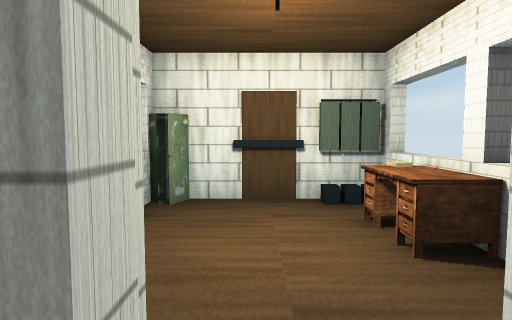
View 1 (above)

12 first-person views from a walk through a 3-D level made in the Unity game engine. The camera is 1.3 m above the floor, tilts 4° down and sees 75° across. The floor is counted in squares, 1 m on a side. Each view is taken from the middle of a square. On the plan, view 1 faces up. The plan holds only what a view shows up to about 14 squares ahead; the rest is blank.

View 2
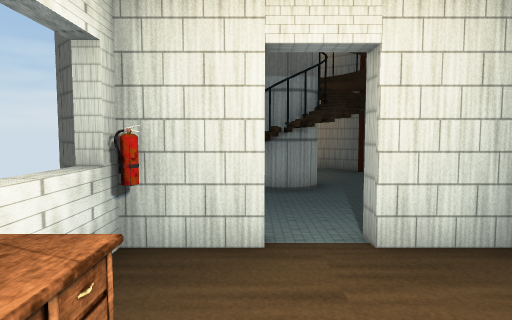

View 3
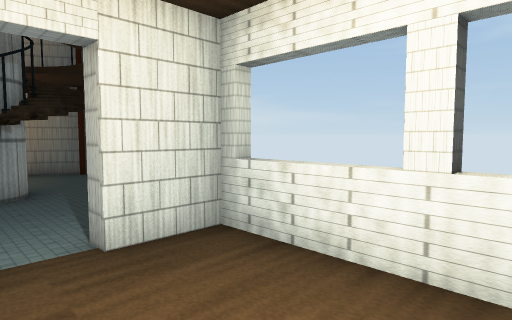

View 4
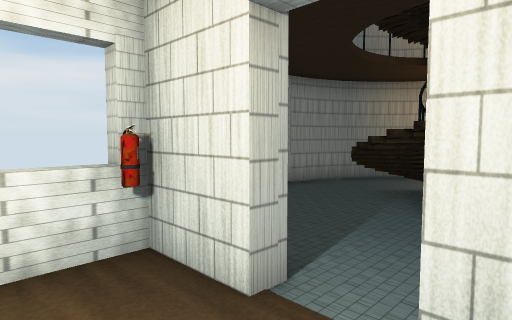

View 5
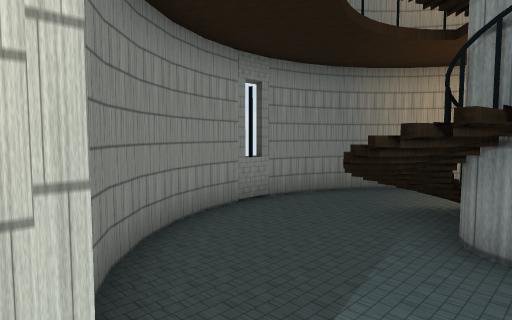

View 6
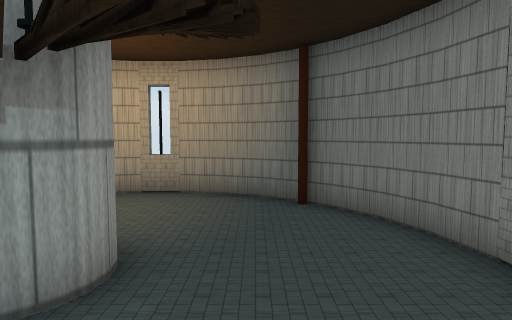

View 7
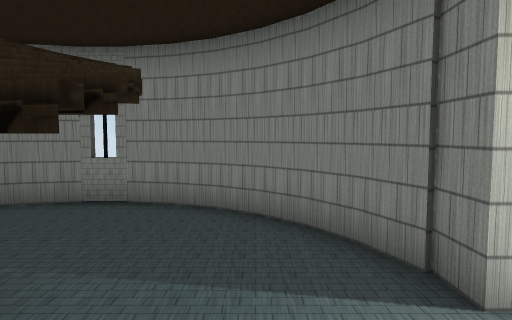

View 8
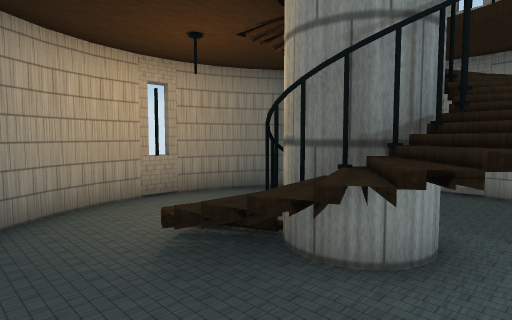

View 9
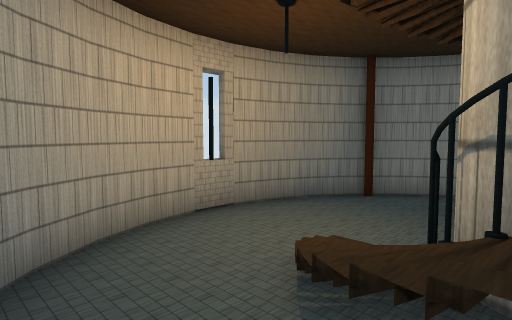

View 10
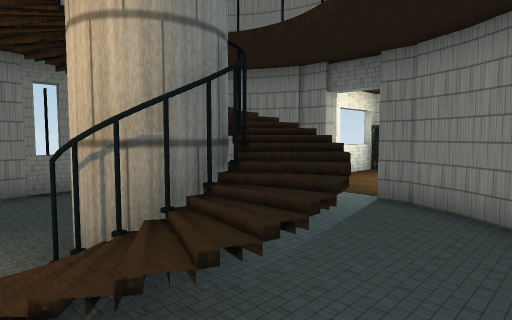

View 11
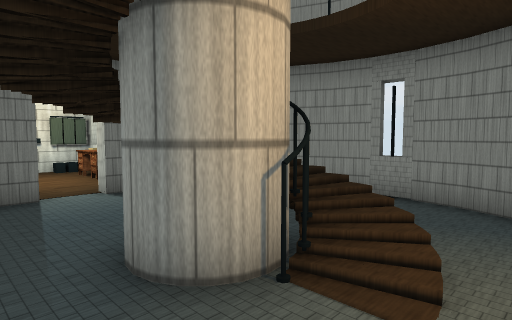

View 12
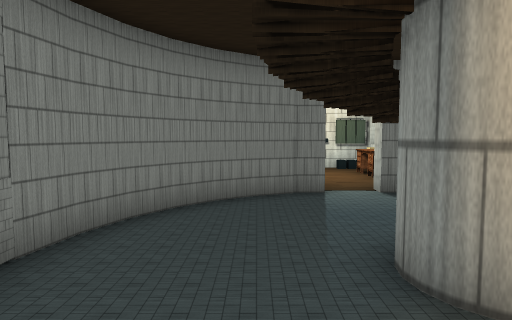

### Floor plan
Points are (right, up) in squares from view 1. A wall is a line through its corners. A room is listed if a view was taken in it or the views show most of it. See-through windows are left out.
Room 1 (views 1, 2, 3, 4, 5, 7)
walls: (1.6, 0.7) (0.9, 0.7) (0.9, 1.2) (2.6, 1.2) (2.6, 6.8) (-2.1, 6.8) (-2.1, 1.2) (-0.4, 1.2) (-0.4, 0.7) (-1.2, 0.7); (-1, 0.7) (-2, 0.2); (1, 6.6) (-0.5, 6.6); (3.3, -0.3) (2.5, 0.3); (3, 6.6) (1.2, 6.6)
ways out: opening at (-1, -1) to room 2; opening at (3, -1) to room 2
objects: other object (2, 4) to (2, 5)
Room 2 (views 6, 8, 9, 10, 11, 12)
walls: (1.1, -4.8) (0.7, -5) (0.1, -5.1) (-0.5, -4.5) (-0.7, -4) (-0.3, -3.2); (1.1, -4.8) (0.3, -4.9) (-0.1, -4.8); (1.4, -4.2) (1.3, -4.5) (0.4, -4.9); (1.6, -4.3) (0.9, -5); (1.4, -4.1) (0.8, -4.7); (1.2, -3.7) (1.1, -4.3) (0.7, -5); (1.4, -3.8) (1.2, -4.1); (1.1, -3.6) (1.4, -3.9); (1.1, -3.6) (1.3, -4.7) (0.2, -5.2); (1.2, -3.5) (1.4, -3.8) (1.3, -4.7); (1.4, -3.6) (1.4, -4.3) (1, -4.9) (0.5, -5.1); (1.3, -3.5) (1.4, -4.3) (1, -5.1); (0.6, -8.8) (1.7, -8.6); (-1.3, -8.6) (-0.2, -8.8) (0.8, -8.8); (1.2, -3.3) (1.5, -4.1); (-2.1, -8.2) (-1.1, -8.7); (1.6, -8.6) (2.5, -8.2); (0.3, -2.8) (1.4, -3.9); (-2.9, -7.7) (-2, -8.3); (2.5, -8.3) (3.3, -7.7); (-3.5, -7) (-2.7, -7.8); (3.3, -7.8) (4, -7.1); (-4, -6.2) (-3.5, -7.1); (3.9, -7.1) (4.5, -6.3) (4.9, -5.4); (4.8, -5.5) (5.1, -4.4); (-4.6, -4.4) (-4.4, -5.4) (-4, -6.3); (-4.6, -3.5) (-4.6, -4.5); (5.1, -4.5) (5.1, -3.5); (-4.3, -2.5) (-4.6, -3.6); (5.1, -3.7) (4.9, -2.6) (4.5, -1.7) (3.9, -0.9); (-4, -1.7) (-4.4, -2.6); (-3.5, -0.9) (-4, -1.8); (-2.7, -0.2) (-3.5, -1); (4.1, -1) (3.3, -0.2); (-2, 0.3) (-2.8, -0.3)
ways out: opening at (-1, -1) to room 1; opening at (3, -1) to room 1

Positions as (right, up) in squares from view 1, and headings:
1: (0, 0), facing up
2: (1, 5), facing down
3: (1, 5), facing down-left
4: (-1, 3), facing down-right
5: (0, 1), facing down-right
6: (-2, -1), facing down
7: (2, -1), facing left
8: (4, -2), facing down-left
9: (4, -4), facing down-left
10: (4, -6), facing up-left
11: (-2, -7), facing up-right
12: (-2, -7), facing up
